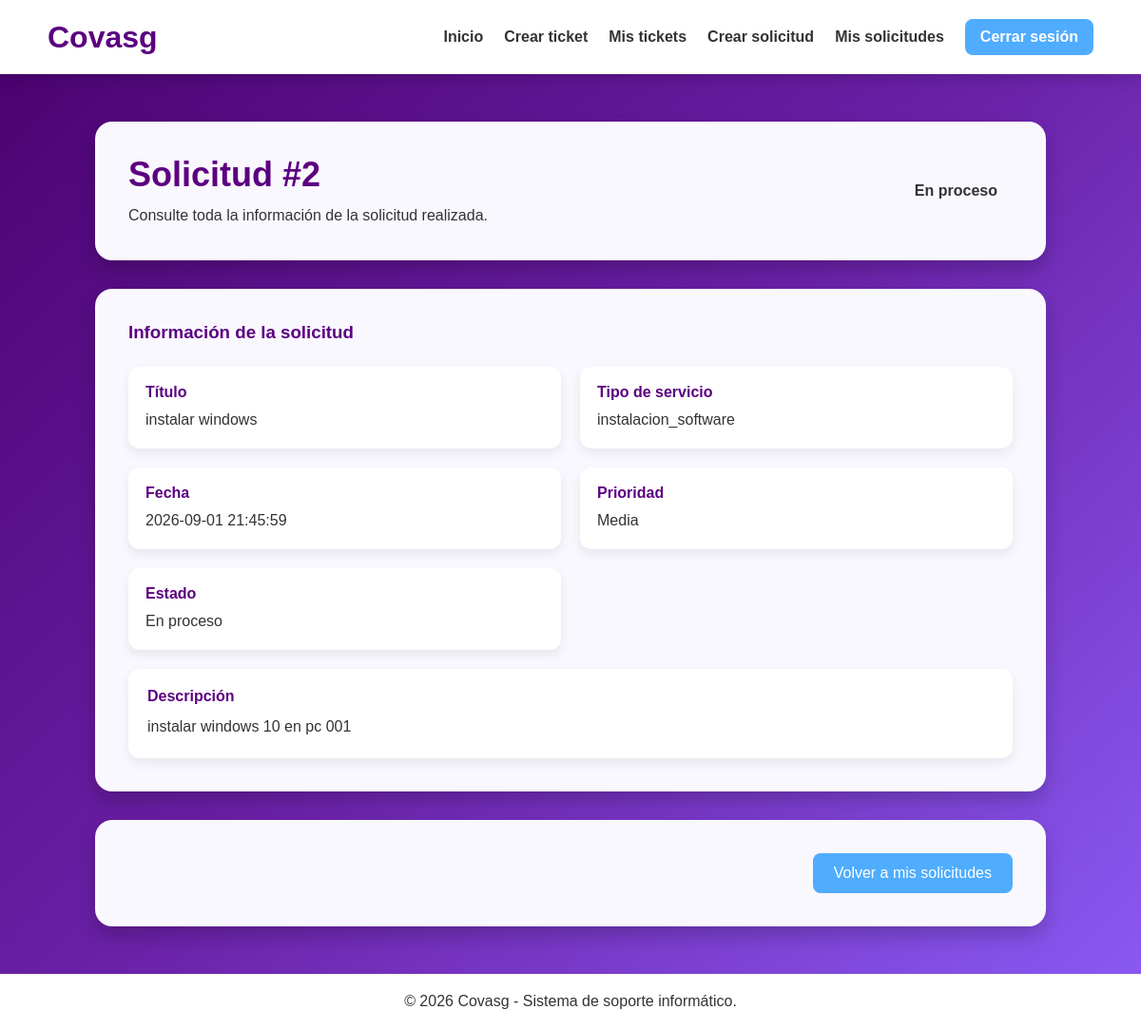
/usuario/detallesolicitud.php?id=2, run on the app's committed database.
### tables this page shows
CREATE TABLE `solicitud` (
  `id_solicitud` int(11) NOT NULL AUTO_INCREMENT,
  `id_usuario` int(11) NOT NULL,
  `titulo` varchar(150) NOT NULL,
  `tipo` varchar(50) NOT NULL,
  `prioridad` varchar(20) NOT NULL,
  `descripcion` text NOT NULL,
  `estado` varchar(20) NOT NULL DEFAULT 'Pendiente',
  `fecha_creacion` datetime DEFAULT current_timestamp(),
  PRIMARY KEY (`id_solicitud`),
  KEY `id_usuario` (`id_usuario`),
  CONSTRAINT `solicitud_ibfk_1` FOREIGN KEY (`id_usuario`) REFERENCES `usuario` (`id_usuario`)
);

### usuario/detallesolicitud.php (the view, shortened to what this page needs)
<?php
include("../php/conexion.php");
$id_solicitud = $_GET["id"];
$consulta = "SELECT * FROM solicitud
             WHERE id_solicitud = '$id_solicitud'";
$resultado = mysqli_query($conexion, $consulta);
$solicitud = mysqli_fetch_array($resultado);
?>
<!DOCTYPE html>
<html lang="es">
<head>
    <link rel="stylesheet" href="cssusuario/estilodetallesolicitud.css">
</head>
<body>
<header>
    <h1>Covasg</h1>
    <nav>
        <a href="usuario.html">Inicio</a>
        <a href="ticket.html">Crear ticket</a>
        <a href="misticket.php">Mis tickets</a>
        <a href="crearsolicitud.html">Crear solicitud</a>
        <a href="missolicitudes.php">Mis solicitudes</a>
        <a href="../php/cerrarsesion.php" class="cerrar-sesion">Cerrar sesión</a>
    </nav>
</header>
<main>
    <section class="titulo">
        <div>
            <h2>
                Solicitud #<?php echo $solicitud["id_solicitud"]; ?>
            </h2>
            <p>
                Consulte toda la información de la solicitud realizada.
            </p>
        </div>
        <span class="estado">
            <?php echo $solicitud["estado"]; ?>
        </span>
    </section>
    <section class="detalle">
        <h3>Información de la solicitud</h3>
        <div class="datos">
            <div class="dato">
                <strong>Título</strong>
                <p><?php echo $solicitud["titulo"]; ?></p>
            </div>
            <div class="dato">
                <strong>Tipo de servicio</strong>
                <p><?php echo $solicitud["tipo"]; ?></p>
            </div>
            <div class="dato">
                <strong>Fecha</strong>
                <p><?php echo $solicitud["fecha_creacion"]; ?></p>
            </div>
            <div class="dato">
                <strong>Prioridad</strong>
                <p><?php echo $solicitud["prioridad"]; ?></p>
            </div>
            <div class="dato">
                <strong>Estado</strong>
                <p><?php echo $solicitud["estado"]; ?></p>
            </div>
        </div>
        <div class="descripcion">
            <strong>Descripción</strong>
            <p>
                <?php echo $solicitud["descripcion"]; ?>
            </p>
        </div>
    </section>
    <section class="acciones">
        <a href="missolicitudes.php" class="boton volver">
            Volver a mis solicitudes
        </a>
    </section>
</main>
<footer>
    <p>© 2026 Covasg - Sistema de soporte informático.</p>
</footer>
</body>
</html>

### usuario/cssusuario/estilodetallesolicitud.css (style rules this page uses)
* { margin: 0; padding: 0; box-sizing: border-box; font-family: Arial, Helvetica, sans-serif; }
body { min-height: 100vh; background: linear-gradient(135deg, #4b006e, #6b21a8, #8b5cf6); color: #333; }
header { background: white; padding: 20px 50px; display: flex; justify-content: space-between; align-items: center; box-shadow: 0 5px 15px rgba(0, 0, 0, 0.15); }
header h1 { color: #5b0080; }
nav { display: flex; align-items: center; flex-wrap: wrap; }
nav a { color: #333; text-decoration: none; font-weight: bold; margin-left: 22px; transition: 0.3s; }
nav .cerrar-sesion { background: #4facfe; color: white; padding: 10px 16px; border-radius: 8px; }
main { width: 90%; max-width: 1000px; margin: 50px auto; }
section { background: #faf8ff; padding: 35px; border-radius: 18px; box-shadow: 0 10px 20px rgba(0, 0, 0, 0.2); margin-bottom: 30px; }
.titulo { display: flex; justify-content: space-between; align-items: center; gap: 20px; }
.titulo h2 { color: #5b0080; font-size: 36px; margin-bottom: 10px; }
.titulo p { line-height: 1.5; }
.estado { display: inline-block; padding: 9px 16px; border-radius: 20px; font-weight: bold; white-space: nowrap; }
.detalle h3, .seguimiento h3 { color: #5b0080; margin-bottom: 25px; }
.datos { display: grid; grid-template-columns: repeat(2, 1fr); gap: 20px; }
.dato { background: white; padding: 18px; border-radius: 12px; box-shadow: 0 5px 12px rgba(0, 0, 0, 0.08); }
.dato strong { display: block; color: #5b0080; margin-bottom: 8px; }
.dato p { line-height: 1.5; }
.descripcion { background: white; margin-top: 20px; padding: 20px; border-radius: 12px; box-shadow: 0 5px 12px rgba(0, 0, 0, 0.08); }
.descripcion strong { color: #5b0080; }
.descripcion p { margin-top: 10px; line-height: 1.6; }
.acciones { display: flex; justify-content: flex-end; }
.boton { display: inline-block; padding: 12px 22px; border: none; border-radius: 8px; text-decoration: none; text-align: center; font-size: 16px; cursor: pointer; transition: 0.3s; }
.volver { background: #4facfe; color: white; }
footer { background: white; text-align: center; padding: 20px; margin-top: 50px; }

### data on the page
solicitud: id_solicitud "2", estado "En proceso", titulo "instalar windows", tipo "instalacion_software", fecha_creacion "2026-09-01 21:45:59", prioridad "Media", descripcion "instalar windows 10 en pc 001"
